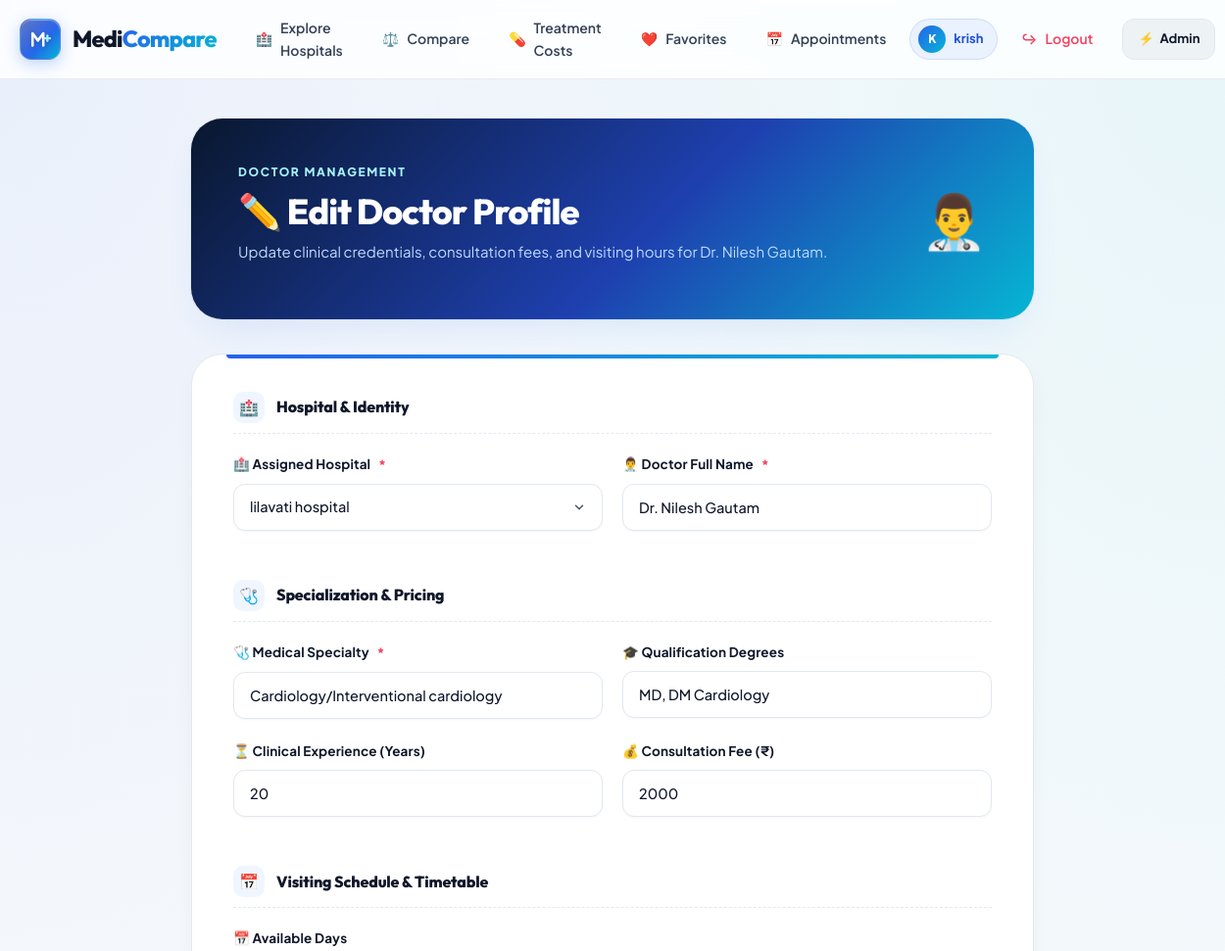
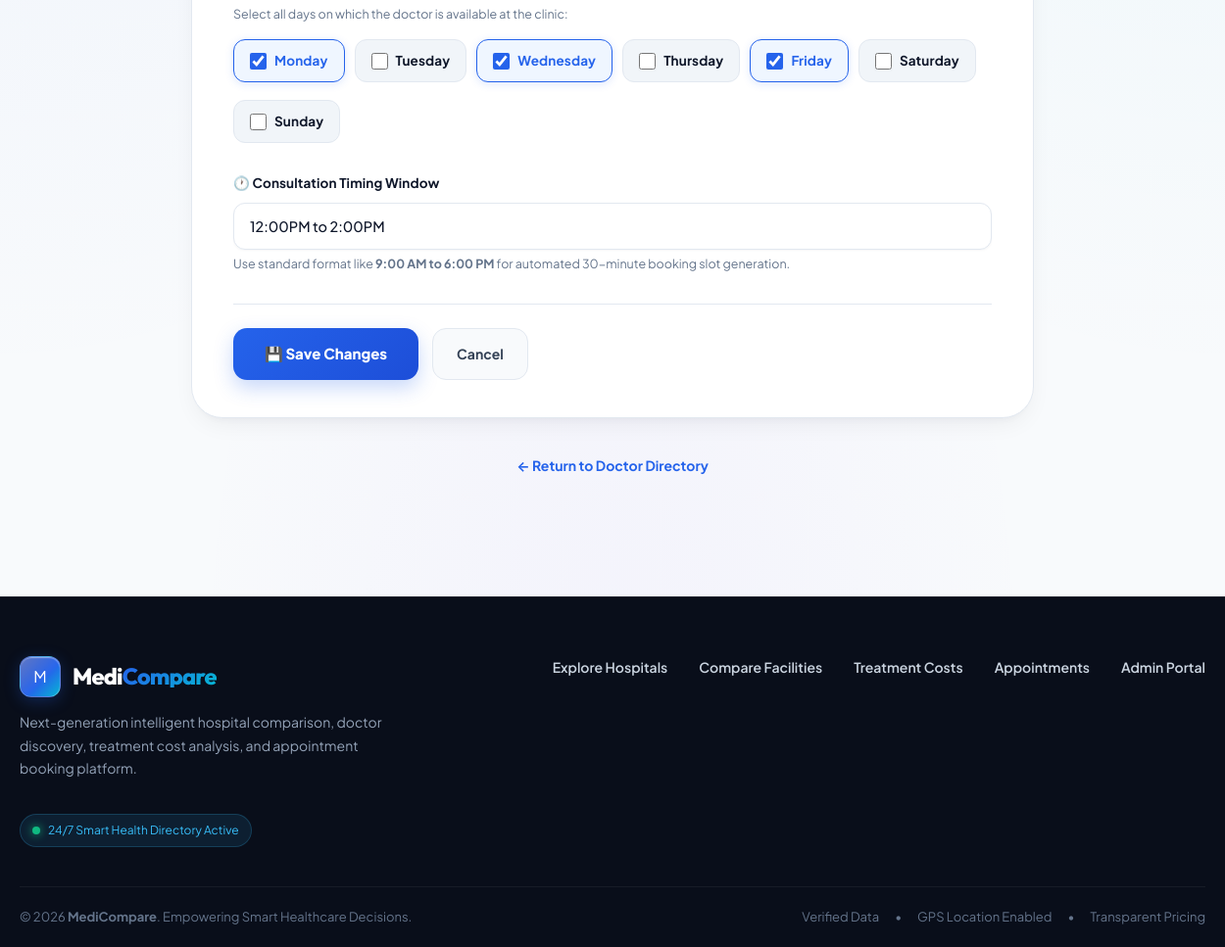
/admin/edit-doctor/16 (signed in), run on the app's committed database (2 pictures, top to bottom).
### tables this page shows
CREATE TABLE users(
    id INTEGER PRIMARY KEY AUTOINCREMENT,
    full_name TEXT NOT NULL,
    email TEXT UNIQUE NOT NULL,
    password TEXT NOT NULL,
    role TEXT DEFAULT 'user'
, google_id TEXT, profile_picture TEXT, auth_provider TEXT DEFAULT 'local');

CREATE TABLE doctors (
    id INTEGER PRIMARY KEY AUTOINCREMENT,
    hospital_id INTEGER,
    doctor_name TEXT,
    specialization TEXT,
    experience INTEGER,
    consultation_fee INTEGER, available_days TEXT, start_time TEXT, end_time TEXT, qualification TEXT, available_time TEXT,
    FOREIGN KEY(hospital_id) REFERENCES hospitals(id)
);

CREATE TABLE hospitals (
    id INTEGER PRIMARY KEY AUTOINCREMENT,
    hospital_name TEXT NOT NULL,
    city TEXT,
    address TEXT,
    phone TEXT,
    hospital_type TEXT,
    rating REAL,
    emergency INTEGER,
    ambulance INTEGER,
    icu INTEGER
, map_link TEXT, image TEXT);

### app.py (the view, shortened to what this page needs)
@app.route("/admin/edit-doctor/<int:id>", methods=["GET", "POST"])
def edit_doctor(id):
    access_check = admin_required()
    if access_check:
        return access_check
    conn = get_connection()
    cursor = conn.cursor()
    cursor.execute("""
        SELECT *
        FROM doctors
        WHERE id=?
    """, (id,))
    doctor = cursor.fetchone()
    cursor.execute("""
        SELECT id, hospital_name
        FROM hospitals
        ORDER BY hospital_name ASC
    """)
    hospitals = cursor.fetchall()
    conn.close()
    return render_template(
        "admin/edit_doctor.html",
        doctor=doctor,
        hospitals=hospitals
    )

### app.py (called while the page is built, shortened)
def admin_required():
    if "user_id" not in session:
        flash("Admin access required.", "danger")
        return redirect("/login")
    conn = get_connection()
    cursor = conn.cursor()
    cursor.execute("""
        SELECT id, role, email
        FROM users
        WHERE id=?
    """, (session["user_id"],))
    user = cursor.fetchone()
    conn.close()
    if not user or not user["email"] or user["email"].strip().lower() != ADMIN_EMAIL.lower():
        flash("Admin access required.", "danger")
        return redirect("/")
    return None

@app.context_processor
def inject_admin_status():
    is_admin = False
    if "user_id" in session:
        user_email = session.get("user_email")
        if user_email:
            is_admin = (user_email.strip().lower() == ADMIN_EMAIL.lower())
    return dict(is_admin=is_admin)

### database/db.py (called while the page is built)
def get_connection():
    connection = sqlite3.connect(DATABASE_NAME)
    connection.row_factory = sqlite3.Row
    return connection

### templates/admin/edit_doctor.html (shortened to what this page needs)
{% extends "base.html" %}
{% block content %}
<div class="admin-dashboard" style="max-width: 860px; margin: 0 auto;">
    <section class="admin-hero" style="background: linear-gradient(135deg, #09172e 0%, #1e40af 55%, #06b6d4 100%);">
        <div>
            <span class="eyebrow" style="color: #a5f3fc;">DOCTOR MANAGEMENT</span>
            <h1>✏️ Edit Doctor Profile</h1>
            <p>Update clinical credentials, consultation fees, and visiting hours for {{ doctor.doctor_name }}.</p>
        </div>
        <div class="admin-hero-icon">👨‍⚕️</div>
    </section>
    <div class="details-card">
        <form method="POST" action="{{ url_for('edit_doctor', id=doctor.id) }}" class="admin-form">
            <div class="form-section-divider" style="margin-top: 0;">
                <span class="icon">🏥</span>
                <div>
                    <h3>Hospital &amp; Identity</h3>
                </div>
            </div>
            <div class="form-grid-2">
                <div class="form-group">
                    <label for="hospital_id">
                        🏥 Assigned Hospital <span class="req">*</span>
                    </label>
                    <select id="hospital_id" name="hospital_id" required>
                        {% for hospital in hospitals %}
                            <option
                                value="{{ hospital.id }}"
                                {% if hospital.id == doctor.hospital_id %}selected{% endif %}
                            >
                                {{ hospital.hospital_name }}
                            </option>
                        {% endfor %}
                    </select>
                </div>
                <div class="form-group">
                    <label for="doctor_name">
                        👨‍⚕️ Doctor Full Name <span class="req">*</span>
                    </label>
                    <input
                        type="text"
                        id="doctor_name"
                        name="doctor_name"
                        value="{{ doctor.doctor_name or '' }}"
                        placeholder="e.g. Dr. Yash Sharma"
                        required
                    >
                </div>
            </div>
            <div class="form-section-divider">
                <span class="icon">🩺</span>
                <div>
                    <h3>Specialization &amp; Pricing</h3>
                </div>
            </div>
            <div class="form-grid-2">
                <div class="form-group">
                    <label for="specialization">
                        🩺 Medical Specialty <span class="req">*</span>
                    </label>
                    <input
                        type="text"
                        id="specialization"
                        name="specialization"
                        value="{{ doctor.specialization or '' }}"
                        placeholder="e.g. Cardiologist, Neurologist"
                        required
                    >
                </div>
                <div class="form-group">
                    <label for="qualification">
                        🎓 Qualification Degrees
                    </label>
                    <input
                        type="text"
                        id="qualification"
                        name="qualification"
                        value="{{ doctor.qualification or '' }}"
                        placeholder="e.g. MBBS, MD, DM (Cardio)"
                    >
                </div>
            </div>
            <div class="form-grid-2">
                <div class="form-group">
                    <label for="experience">
                        ⏳ Clinical Experience (Years)
                    </label>
                    <input
                        type="number"
                        id="experience"
                        name="experience"
                        min="0"
                        value="{{ doctor.experience or 0 }}"
                        placeholder="e.g. 8"
                    >
                </div>
                <div class="form-group">
                    <label for="consultation_fee">
                        💰 Consultation Fee (₹)
                    </label>
                    <input
                        type="number"
                        id="consultation_fee"
                        name="consultation_fee"
                        min="0"
                        step="0.01"
                        value="{{ doctor.consultation_fee or 0 }}"
                        placeholder="e.g. 800"
                    >
                </div>
            </div>
            <div class="form-section-divider">
                <span class="icon">📅</span>
                <div>
                    <h3>Visiting Schedule &amp; Timetable</h3>
                </div>
            </div>
            <div class="form-group">
                <label>📅 Available Days</label>
                <small style="margin-bottom: 10px; margin-top: 0;">
                    Select all days on which the doctor is available at the clinic:
                </small>
                {% set saved_days = doctor.available_days or '' %}
                <div class="days-selection-grid">
                    {% for day in ['Monday', 'Tuesday', 'Wednesday', 'Thursday', 'Friday', 'Saturday', 'Sunday'] %}
                        <label class="day-pill-label">
                            <input
                                type="checkbox"
                                name="available_days"
                                value="{{ day }}"
                                {% if day in saved_days %}checked{% endif %}
                            >
                            <span>{{ day }}</span>
                        </label>
                    {% endfor %}
                </div>
            </div>
            <div class="form-group" style="margin-top: 10px;">
                <label for="available_time">🕐 Consultation Timing Window</label>
                <input
                    type="text"
                    id="available_time"
                    name="available_time"
                    value="{{ doctor.available_time or '' }}"
                    placeholder="e.g. 9:00 AM to 6:00 PM"
                >
                <small>
                    Use standard format like <strong>9:00 AM to 6:00 PM</strong> for automated 30-minute booking slot generation.
                </small>
            </div>
            <div class="admin-form-actions">
                <button type="submit" class="btn-save-action">
                    💾 Save Changes
                </button>
                <a href="/admin/doctors" class="btn-cancel-action">
                    Cancel
                </a>
            </div>
        </form>
    </div>
    <div style="text-align: center; margin-bottom: 40px;">
        <a href="/admin/doctors" style="color: var(--primary); font-weight: 700; font-size: 14px; text-decoration: none;">
            ← Return to Doctor Directory
        </a>
    </div>
</div>
{% endblock %}

### templates/base.html (shortened to what this page needs)
<!DOCTYPE html>
<html lang="en">
<head>
    <link href="https://cdn.jsdelivr.net/npm/bootstrap@5.3.3/dist/css/bootstrap.min.css" rel="stylesheet">
    <link rel="stylesheet" href="{{ url_for('static', filename='css/style.css') }}">
</head>
<body>
    <header class="site-header" id="siteHeader">
        <div class="nav-shell">
            <a class="brand" href="/" aria-label="MediCompare Home">
                <span class="brand-mark">
                </span>
                <span class="brand-text">
                    Medi<span>Compare</span>
                </span>
            </a>
            <nav class="main-nav" id="mainNav">
                <a href="/" class="nav-item">
                    <span>🏥</span> Explore Hospitals
                </a>
                <a href="/compare" class="nav-item">
                    <span>⚖️</span> Compare
                </a>
                <a href="/service-comparison" class="nav-item">
                    <span>💊</span> Treatment Costs
                </a>
                {% if user_name or session.get('user_name') %}
                    {% set current_user_name = user_name or session.get('user_name') %}
                    <a href="/favorites" class="nav-item">
                        <span>❤️</span> Favorites
                    </a>
                    <a href="/my-appointments" class="nav-item">
                        <span>📅</span> Appointments
                    </a>
                    <a href="/profile" class="nav-user-chip">
                        <span class="user-avatar-mini">{{ current_user_name[0]|upper }}</span>
                        <span>{{ current_user_name }}</span>
                    </a>
                    <a href="/logout" class="nav-item nav-logout" title="Sign Out">
                        <span>↪</span> Logout
                    </a>
                {% endif %}
                {% if is_admin %}
                <a href="/admin/dashboard" class="nav-admin" title="Admin Portal">
                    <span>⚡</span> Admin
                </a>
                {% endif %}
            </nav>
        </div>
    </header>
    <main class="page-main">
        {% block content %}
        {% endblock %}
    </main>
    <footer class="site-footer">
        <div class="footer-shell">
            <div>
                <a class="brand footer-brand" href="/">
                    <span class="brand-mark">M</span>
                    <span class="brand-text">
                        Medi<span>Compare</span>
                    </span>
                </a>
                <p>
                    Next-generation intelligent hospital comparison, doctor discovery,
                    treatment cost analysis, and appointment booking platform.
                </p>
                <div style="margin-top: 18px; display: inline-flex; align-items: center; gap: 8px; font-size: 12px; color: #38bdf8; background: rgba(56, 189, 248, 0.1); padding: 6px 12px; border-radius: 999px; border: 1px solid rgba(56, 189, 248, 0.2);">
                    <span class="pulse-dot"></span> 24/7 Smart Health Directory Active
                </div>
            </div>
            <div class="footer-links">
                <a href="/">Explore Hospitals</a>
                <a href="/compare">Compare Facilities</a>
                <a href="/service-comparison">Treatment Costs</a>
                <a href="/my-appointments">Appointments</a>
                {% if is_admin %}
                <a href="/admin/dashboard">Admin Portal</a>
                {% endif %}
            </div>
        </div>
        <div class="footer-bottom">
            <div>
                &copy; 2026 <strong>MediCompare</strong>. Empowering Smart Healthcare Decisions.
            </div>
            <div style="display: flex; gap: 16px;">
                <span>Verified Data</span>
                <span>•</span>
                <span>GPS Location Enabled</span>
                <span>•</span>
                <span>Transparent Pricing</span>
            </div>
        </div>
    </footer>
</body>
</html>

### data on the page
users: full_name "krish"
doctors: doctor_name "Dr. Nilesh Gautam", hospital_id "lilavati hospital", specialization "Cardiology/Interventional cardiology", qualification "MD, DM Cardiology", experience "20", consultation_fee "2000", available_days "☑" "☑" "☑", available_time "12:00PM to 2:00PM"

### other printed values
{{ current_user_name[0]|upper }} "K"
{{ day }} "Monday" "Tuesday" "Wednesday" "Thursday" "Friday" "Saturday" "Sunday"
